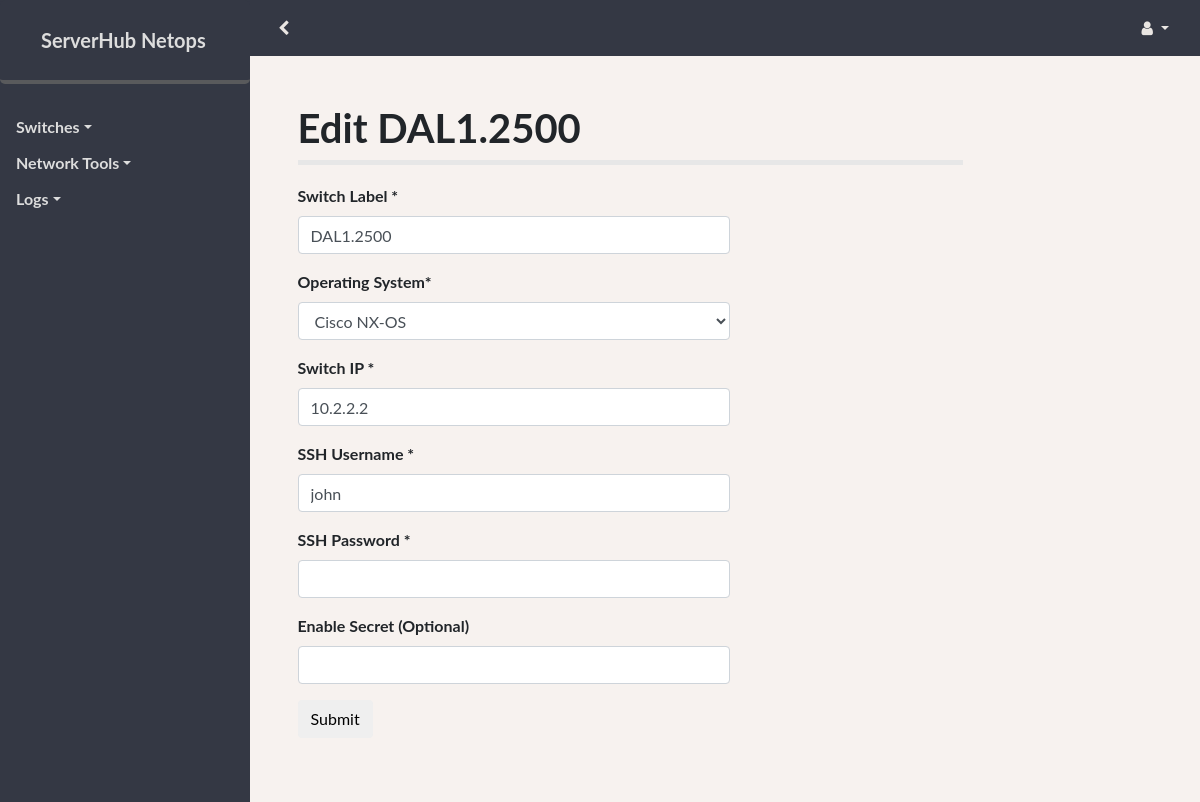
Screenshot of /switches/edit/1 (signed in) with the database file from the repository.
### netops/models.py (models this page shows, shortened)
class Base(db.Model):
    __abstract__ = True
    id = db.Column(db.Integer, primary_key=True)
    name = db.Column(db.String(120), index=True, unique=True)
    created_on = db.Column(db.DateTime(), default=datetime.now())
    deleted = db.Column(db.Boolean(), default=False)
    deleted_on = db.Column(db.DateTime())

class Switch(Base):
    os = db.Column(db.String(128))
    ip = db.Column(db.String(16))
    username = db.Column(db.String(255))
    password = db.Column(db.String(255))
    secret = db.Column(db.String(255))

### netops/switches/views.py (the view)
@switches.route('/switches/edit/<int:id>', methods=['GET', 'POST'])
@roles_accepted('admin')
def edit(id):
    switch = Switch.query.get_or_404(id)
    form = AddSwitchForm(obj=switch)
    if form.validate_on_submit():
        db.session.commit()
        flash(f"{switch.name} -- Modified Successfully", 'success')
        return redirect(url_for('switches.list'))
    return render_template('forms.html', form=form, title=f"Edit {switch.name}")

### netops/switches/forms.py
class AddSwitchForm(FlaskForm):
    name = StringField("Switch Label *", validators=[DataRequired()])
    os = SelectField("Operating System*", choices=[
                     ('cisco_nxos', 'Cisco NX-OS'), ('cisco_ios', 'Cisco IOS')])
    ip = StringField("Switch IP *", validators=[IPAddress()])
    username = StringField("SSH Username *", validators=[DataRequired()])
    password = PasswordField("SSH Password *", validators=[DataRequired()])
    secret = PasswordField("Enable Secret (Optional)")
    submit = SubmitField("Submit")

### netops/templates/forms.html (shortened to what this page needs)
{% import "bootstrap/wtf.html" as wtf %}
{% import "bootstrap/utils.html" as utils %}
{% extends "base.html" %}
{% block body %}
<div class="form-format">
  <h1> {{ title }} </h1>
  <div class="content-section ">
    <form class="form interface-form" method="POST" role="form">
      {{ wtf.quick_form(form) }}
    </form>
  </div>
</div>
{% endblock %}

### netops/static/css/style.css (style rules this page uses)
body, html { width: 100%; height: 100%; background-color: #f7f2ef; }
body, h1, h2, h3 { font-family: "Lato", "Helvetica Neue", Helvetica, Arial, sans-serif; font-weight: 700; list-style-type: none; }
.content-section, table { padding: 3% 0; margin-bottom: 5%; border-top: 5px solid #e7e7e7; }
.form-format { padding: 5%; width: 80%; }
.interface-form { width: 65%; }

### rows the page displays
Switch: name "DAL1.2500", os "Cisco NX-OS", ip "10.2.2.2", username "john"

### other values shown
{{ title }} "Edit DAL1.2500"
